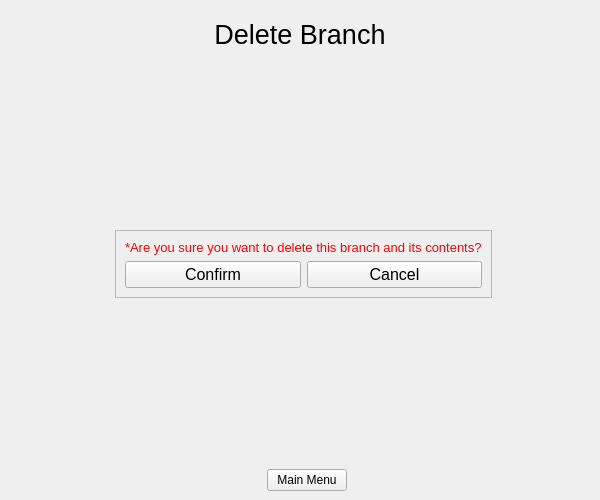
<?xml version="1.0" encoding="UTF-8"?>
<ui version="4.0">
 <class>DeleteBranch</class>
 <widget class="QMainWindow" name="DeleteBranch">
  <property name="geometry">
   <rect>
    <x>0</x>
    <y>0</y>
    <width>600</width>
    <height>500</height>
   </rect>
  </property>
  <property name="windowTitle">
   <string>MainWindow</string>
  </property>
  <widget class="QWidget" name="centralwidget">
   <layout class="QGridLayout" name="gridLayout_4">
    <item row="0" column="0">
     <layout class="QGridLayout" name="gridLayout_3">
      <item row="0" column="0" rowspan="2" colspan="2">
       <layout class="QHBoxLayout" name="horizontalLayout">
        <item>
         <spacer name="horizontalSpacer_5">
          <property name="orientation">
           <enum>Qt::Horizontal</enum>
          </property>
          <property name="sizeHint" stdset="0">
           <size>
            <width>198</width>
            <height>20</height>
           </size>
          </property>
         </spacer>
        </item>
        <item>
         <widget class="QLabel" name="TitleLabel">
          <property name="minimumSize">
           <size>
            <width>220</width>
            <height>50</height>
           </size>
          </property>
          <property name="font">
           <font>
            <family>Arial</family>
            <pointsize>20</pointsize>
           </font>
          </property>
          <property name="text">
           <string>Delete Branch</string>
          </property>
          <property name="alignment">
           <set>Qt::AlignCenter</set>
          </property>
         </widget>
        </item>
        <item>
         <spacer name="horizontalSpacer_6">
          <property name="orientation">
           <enum>Qt::Horizontal</enum>
          </property>
          <property name="sizeType">
           <enum>QSizePolicy::Expanding</enum>
          </property>
          <property name="sizeHint" stdset="0">
           <size>
            <width>198</width>
            <height>20</height>
           </size>
          </property>
         </spacer>
        </item>
       </layout>
      </item>
      <item row="1" column="1">
       <widget class="QWidget" name="ChartWidget" native="true">
        <property name="styleSheet">
         <string notr="true">QPushButton{
  background-color: #04AA6D; /* Green */
  border: none;
  color: white;
  text-align: center;
  text-decoration: none;
  display: inline-block;
  font-size: 16px;
  margin: 4px 2px;
  border-radius: 25%;
}</string>
        </property>
        <widget class="QPushButton" name="ExNode2">
         <property name="geometry">
          <rect>
           <x>100</x>
           <y>80</y>
           <width>61</width>
           <height>61</height>
          </rect>
         </property>
         <property name="font">
          <font>
           <family>Arial</family>
           <pointsize>-1</pointsize>
           <underline>false</underline>
           <strikeout>false</strikeout>
          </font>
         </property>
         <property name="text">
          <string>Data1</string>
         </property>
        </widget>
        <widget class="QPushButton" name="ExNode1">
         <property name="geometry">
          <rect>
           <x>380</x>
           <y>80</y>
           <width>61</width>
           <height>61</height>
          </rect>
         </property>
         <property name="font">
          <font>
           <family>Arial</family>
           <pointsize>-1</pointsize>
           <underline>false</underline>
           <strikeout>false</strikeout>
          </font>
         </property>
         <property name="text">
          <string>Data2</string>
         </property>
        </widget>
        <widget class="QRadioButton" name="radioButton">
         <property name="geometry">
          <rect>
           <x>140</x>
           <y>80</y>
           <width>83</width>
           <height>18</height>
          </rect>
         </property>
         <property name="text">
          <string/>
         </property>
        </widget>
        <widget class="QRadioButton" name="radioButton_2">
         <property name="geometry">
          <rect>
           <x>420</x>
           <y>80</y>
           <width>83</width>
           <height>18</height>
          </rect>
         </property>
         <property name="text">
          <string/>
         </property>
        </widget>
       </widget>
      </item>
      <item row="2" column="1">
       <layout class="QGridLayout" name="gridLayout">
        <item row="2" column="1">
         <spacer name="verticalSpacer">
          <property name="orientation">
           <enum>Qt::Vertical</enum>
          </property>
          <property name="sizeHint" stdset="0">
           <size>
            <width>20</width>
            <height>40</height>
           </size>
          </property>
         </spacer>
        </item>
        <item row="1" column="0">
         <spacer name="horizontalSpacer_3">
          <property name="orientation">
           <enum>Qt::Horizontal</enum>
          </property>
          <property name="sizeHint" stdset="0">
           <size>
            <width>40</width>
            <height>20</height>
           </size>
          </property>
         </spacer>
        </item>
        <item row="1" column="1">
         <widget class="QFrame" name="frame">
          <property name="styleSheet">
           <string notr="true">QLabel {
	color: red;
}</string>
          </property>
          <property name="frameShape">
           <enum>QFrame::StyledPanel</enum>
          </property>
          <property name="frameShadow">
           <enum>QFrame::Raised</enum>
          </property>
          <layout class="QGridLayout" name="gridLayout_2">
           <item row="1" column="0">
            <widget class="QPushButton" name="ContinueButton">
             <property name="font">
              <font>
               <family>Arial</family>
               <pointsize>12</pointsize>
              </font>
             </property>
             <property name="text">
              <string>Confirm</string>
             </property>
            </widget>
           </item>
           <item row="1" column="1">
            <widget class="QPushButton" name="CancelButton">
             <property name="font">
              <font>
               <family>Arial</family>
               <pointsize>12</pointsize>
              </font>
             </property>
             <property name="text">
              <string>Cancel</string>
             </property>
            </widget>
           </item>
           <item row="0" column="0" colspan="2">
            <widget class="QLabel" name="ConfirmationLabel">
             <property name="font">
              <font>
               <family>Arial</family>
               <pointsize>10</pointsize>
              </font>
             </property>
             <property name="text">
              <string>*Are you sure you want to delete this branch and its contents?</string>
             </property>
            </widget>
           </item>
          </layout>
         </widget>
        </item>
        <item row="1" column="2">
         <spacer name="horizontalSpacer_4">
          <property name="orientation">
           <enum>Qt::Horizontal</enum>
          </property>
          <property name="sizeHint" stdset="0">
           <size>
            <width>40</width>
            <height>20</height>
           </size>
          </property>
         </spacer>
        </item>
        <item row="0" column="1">
         <spacer name="verticalSpacer_2">
          <property name="orientation">
           <enum>Qt::Vertical</enum>
          </property>
          <property name="sizeHint" stdset="0">
           <size>
            <width>20</width>
            <height>40</height>
           </size>
          </property>
         </spacer>
        </item>
       </layout>
      </item>
      <item row="3" column="0" colspan="2">
       <layout class="QHBoxLayout" name="horizontalLayout_2">
        <item>
         <spacer name="horizontalSpacer_2">
          <property name="orientation">
           <enum>Qt::Horizontal</enum>
          </property>
          <property name="sizeHint" stdset="0">
           <size>
            <width>258</width>
            <height>20</height>
           </size>
          </property>
         </spacer>
        </item>
        <item>
         <widget class="QPushButton" name="MainMenuButton">
          <property name="text">
           <string>Main Menu</string>
          </property>
         </widget>
        </item>
        <item>
         <spacer name="horizontalSpacer">
          <property name="orientation">
           <enum>Qt::Horizontal</enum>
          </property>
          <property name="sizeHint" stdset="0">
           <size>
            <width>228</width>
            <height>20</height>
           </size>
          </property>
         </spacer>
        </item>
       </layout>
      </item>
     </layout>
    </item>
   </layout>
  </widget>
 </widget>
 <resources/>
 <connections/>
</ui>
